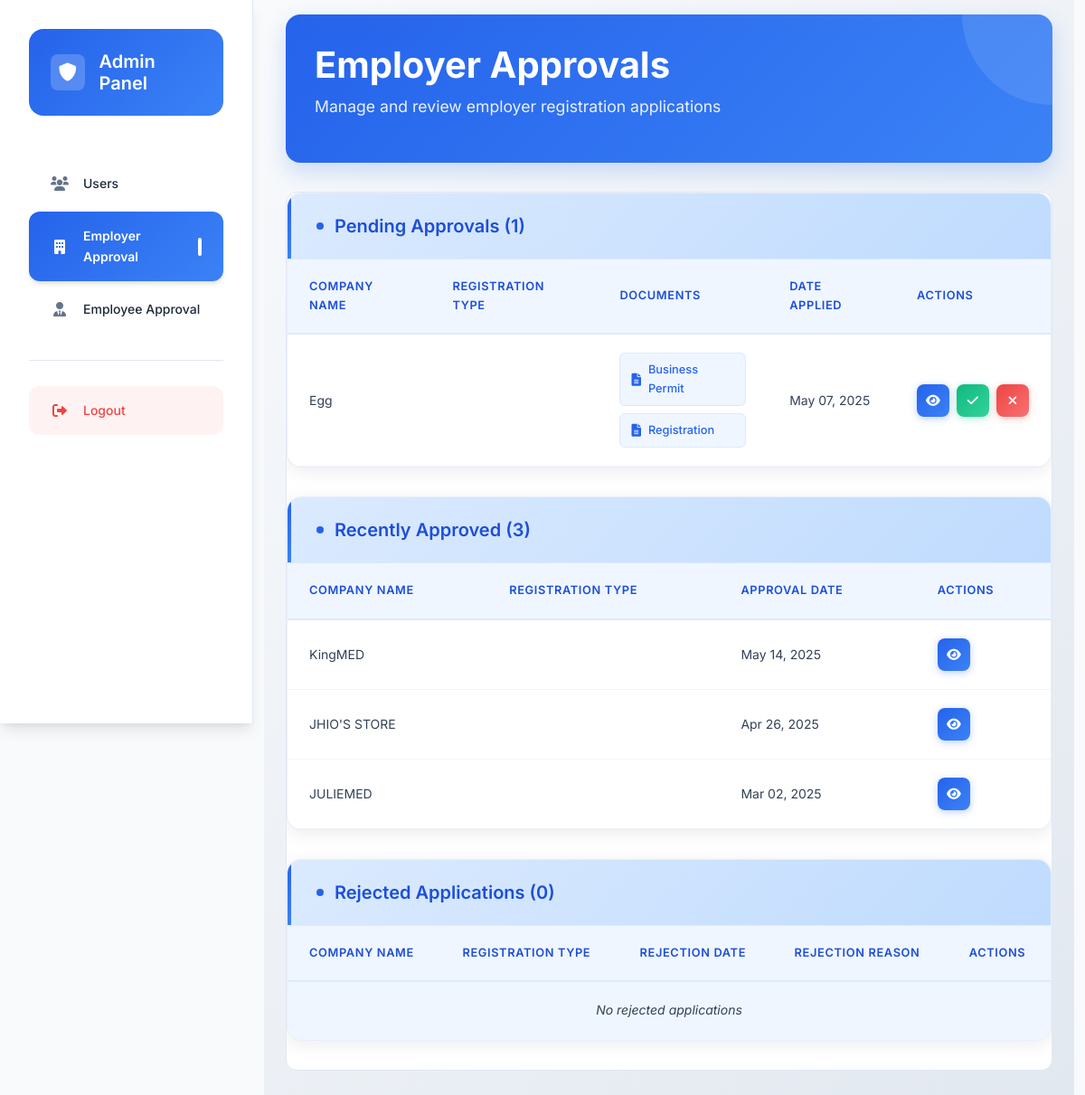
Page /secret-admin/approvals/ (signed in) on the earlier database version.
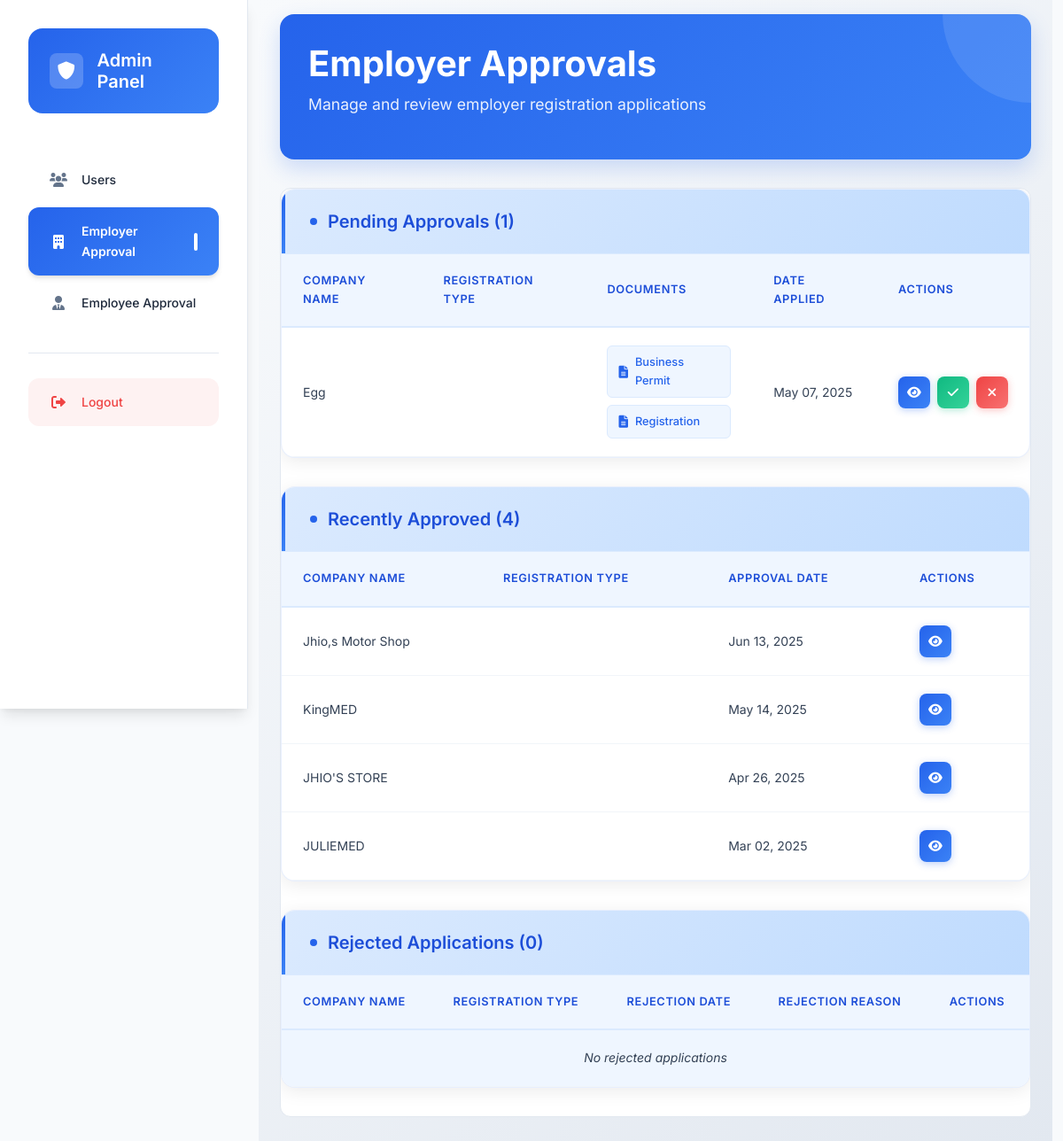
Same page on the later database version.
### employer/models.py (models this page shows, shortened)
class Employer(models.Model):
    REGISTRATION_TYPE_CHOICES = [
        ('SEC', 'SEC Registration'),
        ('DTI', 'DTI Registration'),
        ('BRGY', 'Barangay Clearance'),
        ('MAYOR', 'Mayor\'s Permit / Business Permit'),
        ('BIR', 'BIR Certificate of Registration (Form 2303)'),
        ('SANITARY', 'Sanitary Permit / Health Permit'),
        ('FDA', 'BFAD / FDA Permit'),
        ('LABEL', 'DTI or FDA Labeling Compliance'),
    ]
    username = models.CharField(max_length=100, unique=True)
    email = models.EmailField(unique=True)
    password = models.CharField(max_length=128)
    company_name = models.CharField(max_length=255, blank=True)
    company_description = models.TextField(blank=True)
    company_website = models.URLField(blank=True)
    company_location = models.CharField(max_length=255, blank=True)
    latitude = models.FloatField(null=True, blank=True)
    longitude = models.FloatField(null=True, blank=True)
    industry = models.CharField(max_length=100, blank=True)
    registration_types = models.CharField(
        max_length=255,
        blank=True,
        help_text='Selected registration types'
    )
    business_permit = models.FileField(
        upload_to='business_permits/',
        validators=[validate_file_extension, validate_file_size],
        blank=True,
        null=True,
        help_text='Upload your business permit (PDF, JPG, JPEG, or PNG, max 10MB)'
    )
    registration_document = models.FileField(
        upload_to='registration_documents/',
        validators=[validate_file_extension, validate_file_size],
        blank=True,
        null=True,
        help_text='Upload your SEC/DTI registration document (PDF, JPG, JPEG, or PNG, max 10MB)'
    )
    registration_number = models.CharField(
        max_length=50,
        blank=True,
        help_text='Your SEC/DTI registration number'
    )
    registration_date = models.DateField(
        null=True,
        blank=True,
        help_text='Date of SEC/DTI registration'
    )
    barangay_clearance = models.FileField(
        upload_to='barangay_clearances/',
        validators=[validate_file_extension, validate_file_size],
        blank=True,
        null=True,
        help_text='Upload your Barangay Clearance (PDF, JPG, JPEG, or PNG, max 10MB)'
    )
    mayors_permit = models.FileField(
        upload_to='mayors_permits/',
        validators=[validate_file_extension, validate_file_size],
        blank=True,
        null=True,
        help_text='Upload your Mayor\'s Permit (PDF, JPG, JPEG, or PNG, max 10MB)'
    )
    bir_certificate = models.FileField(
        upload_to='bir_certificates/',
        validators=[validate_file_extension, validate_file_size],
        blank=True,
        null=True,
        help_text='Upload your BIR Certificate (Form 2303) (PDF, JPG, JPEG, or PNG, max 10MB)'
    )
    sanitary_permit = models.FileField(
        upload_to='sanitary_permits/',
        validators=[validate_file_extension, validate_file_size],
        blank=True,
        null=True,
        help_text='Upload your Sanitary Permit (PDF, JPG, JPEG, or PNG, max 10MB)'
    )
    fda_permit = models.FileField(
        upload_to='fda_permits/',
        validators=[validate_file_extension, validate_file_size],
        blank=True,
        null=True,
        help_text='Upload your FDA Permit (PDF, JPG, JPEG, or PNG, max 10MB)'
    )
    labeling_compliance = models.FileField(
        upload_to='labeling_compliance/',
        validators=[validate_file_extension, validate_file_size],
        blank=True,
        null=True,
        help_text='Upload your DTI or FDA Labeling Compliance (PDF, JPG, JPEG, or PNG, max 10MB)'
    )
    last_login = models.DateTimeField(null=True, blank=True)
    date_joined = models.DateTimeField(default=timezone.now)
    is_active = models.BooleanField(default=True)
    is_verified = models.BooleanField(default=False)
    is_approved = models.BooleanField(default=False)
    approval_date = models.DateTimeField(null=True, blank=True)
    rejection_reason = models.TextField(blank=True, null=True)

### admin_panel/views.py (the view)
# urls.py: path('approvals/', views.approval_dashboard, name='approvals'),
@login_required
@user_passes_test(is_admin)
def approval_dashboard(request):
    pending_employees = Employee.objects.filter(
        is_approved=False,
        rejection_reason__isnull=True
    ).order_by('-date_joined')
    pending_employers = Employer.objects.filter(
        is_approved=False,
        rejection_reason__isnull=True
    ).order_by('-date_joined')
    approved_employees = Employee.objects.filter(
        is_approved=True
    ).order_by('-approval_date')
    approved_employers = Employer.objects.filter(
        is_approved=True
    ).order_by('-approval_date')
    rejected_employees = Employee.objects.filter(
        is_approved=False,
        rejection_reason__isnull=False
    ).order_by('-date_joined')
    rejected_employers = Employer.objects.filter(
        is_approved=False,
        rejection_reason__isnull=False
    ).order_by('-date_joined')
    context = {
        'pending_employees': pending_employees,
        'pending_employers': pending_employers,
        'approved_employees': approved_employees,
        'approved_employers': approved_employers,
        'rejected_employees': rejected_employees,
        'rejected_employers': rejected_employers,
    }
    return render(request, 'admin_panel/approval_dashboard.html', context)

### admin_panel/views.py (called while the page is built)
def is_admin(user):
    return user.is_authenticated and user.is_admin

### admin_panel/templates/admin_panel/approval_dashboard.html (shortened to what the changed rows need)
{% extends "base.html" %}
{% load static %}
{% block extra_css %}
<link rel="stylesheet" href="{% static 'css/admin_panel.css' %}">
{% endblock %}
{% block content %}
<div class="admin-dashboard container-fluid">
    <aside class="sidebar">
        <div class="sidebar-header">
            <div class="logo-container">
                <h2>Admin Panel</h2>
            </div>
        </div>
    </aside>
    <main class="main-content px-4 py-3 w-full">
        <div class="content-header">
            <h1>Employer Approvals</h1>
        </div>
        <div class="table-container w-full max-w-full overflow-x-auto my-4">
                <div class="section">
                    <div class="section-header">
                        <h2>Pending Approvals ({{ pending_employers.count }})</h2>
                    </div>
                    <div class="table-responsive">
                        <table class="data-table">
                            <thead>
                                <tr>
                                    <th>Company Name</th>
                                    <th>Registration Type</th>
                                    <th>Documents</th>
                                    <th>Date Applied</th>
                                    <th>Actions</th>
                                </tr>
                            </thead>
                            <tbody>
                                {% for employer in pending_employers %}
                                <tr data-employer-id="{{ employer.id }}">
                                    <td>{{ employer.company_name }}</td>
                                    <td>{{ employer.registration_type }}</td>
                                    <td>
                                        <div class="document-links">
                                            {% if employer.business_permit %}
                                            <a href="{{ employer.business_permit.url }}" target="_blank" class="document-link">
                                                <i class="fas fa-file-alt"></i>
                                                Business Permit
                                            </a>
                                            {% endif %}
                                            {% if employer.registration_document %}
                                            <a href="{{ employer.registration_document.url }}" target="_blank" class="document-link">
                                                <i class="fas fa-file-alt"></i>
                                                Registration
                                            </a>
                                            {% endif %}
                                        </div>
                                    </td>
                                    <td>{{ employer.date_joined|date:"M d, Y" }}</td>
                                    <td>
                                        <div class="action-buttons">
                                            <button class="btn-icon view" onclick="viewEmployerDetails({{ employer.id }})" title="View Details">
                                                <i class="fas fa-eye"></i>
                                            </button>
                                            <button class="btn-icon approve" onclick="approveEmployer({{ employer.id }})" title="Approve">
                                                <i class="fas fa-check"></i>
                                            </button>
                                            <button class="btn-icon reject" onclick="rejectEmployer({{ employer.id }})" title="Reject">
                                                <i class="fas fa-times"></i>
                                            </button>
                                        </div>
                                    </td>
                                </tr>
                                {% empty %}
                                <tr>
                                    <td colspan="5" class="text-center">No pending approvals</td>
                                </tr>
                                {% endfor %}
                            </tbody>
                        </table>
                    </div>
                </div>
                <div class="section mt-6">
                    <div class="section-header">
                        <h2>Recently Approved ({{ approved_employers.count }})</h2>
                    </div>
                    <div class="table-responsive">
                        <table class="data-table">
                            <thead>
                                <tr>
                                    <th>Company Name</th>
                                    <th>Registration Type</th>
                                    <th>Approval Date</th>
                                    <th>Actions</th>
                                </tr>
                            </thead>
                            <tbody>
                                {% for employer in approved_employers %}
                                <tr>
                                    <td>{{ employer.company_name }}</td>
                                    <td>{{ employer.registration_type }}</td>
                                    <td>{{ employer.approval_date|date:"M d, Y" }}</td>
                                    <td>
                                        <div class="action-buttons">
                                            <button class="btn-icon view" onclick="viewEmployerDetails({{ employer.id }})" title="View Details">
                                                <i class="fas fa-eye"></i>
                                            </button>
                                        </div>
                                    </td>
                                </tr>
                                {% empty %}
                                <tr>
                                    <td colspan="4" class="text-center">No approved employers</td>
                                </tr>
                                {% endfor %}
                            </tbody>
                        </table>
                    </div>
                </div>
                <div class="section mt-6">
                    <div class="section-header">
                        <h2>Rejected Applications ({{ rejected_employers.count }})</h2>
                    </div>
                    <div class="table-responsive">
                        <table class="data-table">
                            <thead>
                                <tr>
                                    <th>Company Name</th>
                                    <th>Registration Type</th>
                                    <th>Rejection Date</th>
                                    <th>Rejection Reason</th>
                                    <th>Actions</th>
                                </tr>
                            </thead>
                        </table>
                    </div>
                </div>
        </div>
    </main>
</div>
{% endblock %}

Differences in the rows shown:
added Employer: company_name "Jhio,s Motor Shop", approval_date "Jun 13, 2025", shown under "Recently Approved (4)"
Other differences:
{{ approved_employers.count }}: "3" → "4"
